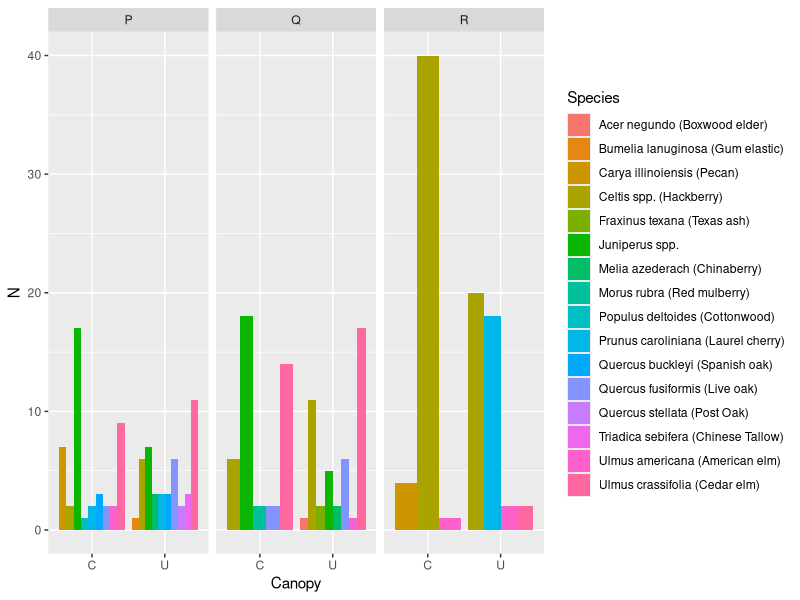
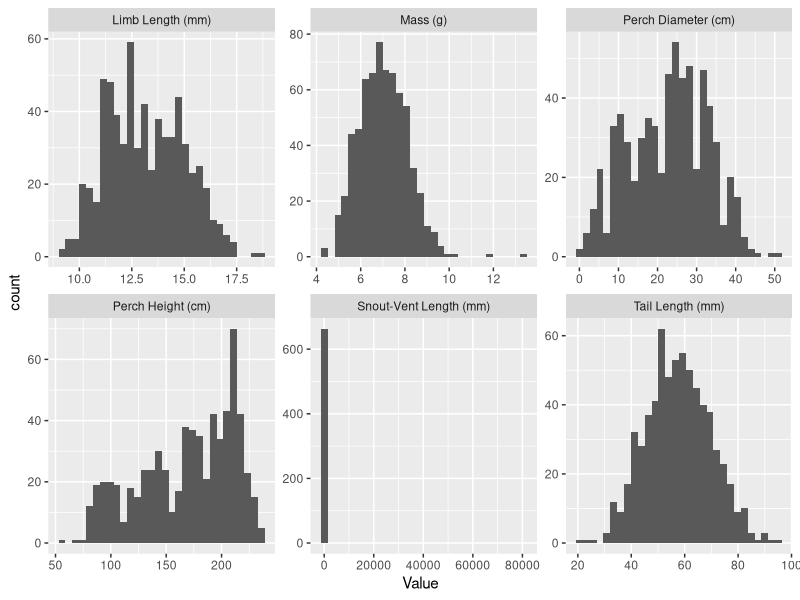
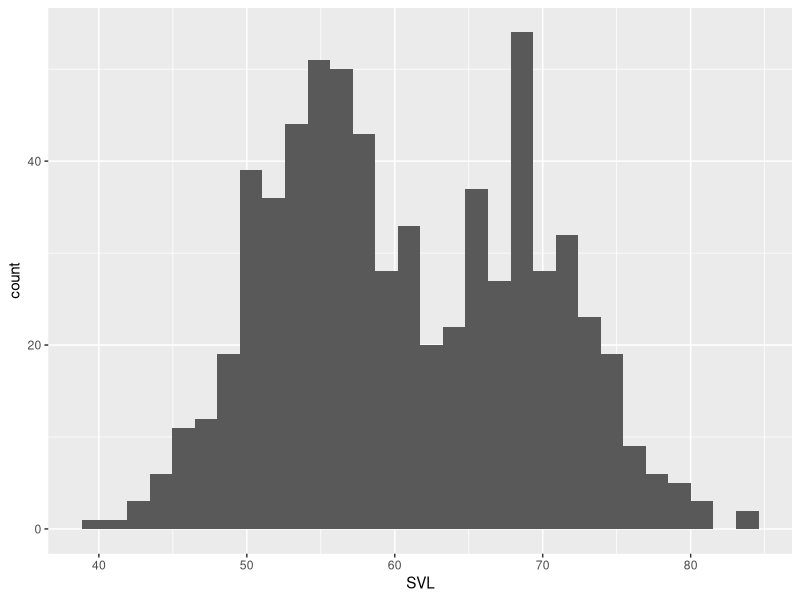

Here is the R script that generated these plots, in order:
# Tidyr
library(tidyverse)
library(cowplot)
library(readxl)

## New data set: 
succession_data = read_csv("data/wide_succession_data.csv")
glimpse(succession_data)
View(succession_data)

## These data were collected by my Field Ecology students
## Four Teams surveyed the diversity and density of 
## three habitat types at Brackenridge Field Lab
## In each Habitat type, each team selected three points (Sample),
## and recorded 4 canopy (C) and 4 understory (U) trees at each point
## The distance to each tree, the DBH of the canopy trees, 
## and the species of tree was also recorded

## A few notes about the dataset:
  ## Habitat type and canopy/understory type are combined into the "Type" column
  ## Species presence is indicated by a "1" in the appropriate column
  ## A specific sample point is identified by the combination of 
  ## Habitat, Sample, and Team

# First, we should convert all of the presence/absense species 
  # columns into a single column
# This is done with the gather() command
gathered_succ = succession_data %>% 
  gather(key = "Species", # Name of the column that stores the old column names
         value = "is_present", # Name of the oclumn that stores old cell values
         -Type, -Team, -Sample,  # Here, you put the columns that you want to gather
         -Quadrant, -Distance, -DBH) # this works just like select()
         # In this case, it's easier to list the columns we DON'T want to gather
# Equivalently:
succession_data %>% 
  gather(key = "Species", value = "is_present", 7:22) # Column numbers also work
View(gathered_succ) # Note the Species and is_present column

# All the is_present column is telling us is whether that particular species was 
# there or not; we don't need the absences, so we can get rid of them
gathered_succ %>% filter(!is.na(is_present)) %>% select(-is_present)
# To do anything interesting with this, we should be able to separately 
# work with habitat type and canopy type

# the separate() command works for that

gathered_succ %>% filter(!is.na(is_present)) %>% select(-is_present) %>% 
  separate(Type, # Column to separate
           c("Habitat", "Canopy"), # Names of the new columns to separate into
           sep = "-") # the character used to mark the separation

# If we want to be able to identify individual sample points, we should make a new column

tidy_succession =  gathered_succ %>% 
  filter(!is.na(is_present)) %>% select(-is_present) %>% 
  separate(Type, c("Habitat", "Canopy"), sep = "-")  %>% 
  mutate(Sample_point = paste(Habitat, Team, Sample, sep = "-")) %>% 
  select(-Team, -Sample, -Quadrant)

# Now we can ask some questions about the data
# How many of each speceis were found in each canopy type?  Does it differe between Habitat and Canopy?
tidy_succession %>% group_by(Habitat, Canopy, Species) %>% 
  summarize(N = n()) %>% mutate(freq = N/sum(N)) # Note: this is the relative frequency of the habitat/canopy combination, due to the dataframe's grouping

# Create a bar plot showing how species abundnace varies among 
# habitats and canopy types
tidy_succession %>% group_by(Habitat, Canopy, Species) %>% 
  summarize(N = n()) %>%
  ggplot() + aes(x = Canopy, y = N, fill = Species) +
  facet_wrap(~Habitat) + 
  geom_col(position = position_dodge()) # Column chart; try re-running w/o position argument


### A look back at the lizard data

# This is more or less the same lizard data, but in a less processed state
messy_lizards <- read_csv("data/anoles_messy.csv")

# Take a look at the data
messy_lizards
glimpse(messy_lizards) # glimpse is helpful when you have a lot of columns
View(messy_lizards)

# This data is tidy
# Each row is a single observation,
# Each column is a variable.
# However, sometimes it might be convienient to over-tidy the data.

# Let's put all of the variables other than ID, Site, and Color into a single column.

# This can help us see if there are any obvious problems with our data 

over_tidy_anoles <- messy_lizards %>% 
  gather(key = "Variable", value = "Value", contains("("))
# the contains() function selects all variables with a "(" in their name
# You can find simlar functions by putting ?select_helpers into the console
# an alternative way to write this: 
  # over_tidy_anoles <- gather(messy_lizards, key = "Variable", value = "Value", -`Anole ID`, -Site, -Color)

over_tidy_anoles %>% ggplot() + 
  aes(x = Value) + # aes() connects columns in the data frame to graph features
  geom_histogram() + # Alternatively, you could try:
  # geom_density() + 
  # geom_freqpoly() +
  facet_wrap(~Variable, scales = "free") # A facet creates different sub-plots; 
# scales = "free" lets the different plots have different axis ranges

# Something looks funny with Snout-Vent Length

messy_lizards %>% # arrange(desc(...)) sorts in descending order
  arrange(desc(`Snout-Vent Length (mm)`)) %>% glimpse

## Our problem lizard is apparently 80 meters long.
## You can either replace this with a missing value (NA) or check if there was a data entry error.
## For this hypothetical example, let's say we our data sheet said it was supposed to be 80.4

# Most of the time, you'll probably just edit in your data sheet, but
# this is another option
messy_lizards <- messy_lizards %>% 
  mutate(`Snout-Vent Length (mm)` = # The if_else() function
           if_else(`Snout-Vent Length (mm)` == 80469.2, # This is a condition
                   80.4, # It returns this value where the condition is TRUE
                   `Snout-Vent Length (mm)`)) # and this value where it is FALSE

messy_lizards <- messy_lizards %>% 
  rename(ID = `Anole ID`, SVL = `Snout-Vent Length (mm)`,
         Tail = `Tail Length (mm)`, Limb = `Limb Length (mm)`, Mass = `Mass (g)`,
         Height = `Perch Height (cm)`, Diameter = `Perch Diameter (cm)`)

messy_lizards %>% ggplot(aes(x = SVL)) + geom_histogram()


##############
## Exercise: 
## Re-make over_tidy_anoles now that we've corrected the data
##############


# We also have some data about each Site.  Let's read this in.
anole_sites = read_csv("data/anole_sites.csv")

anole_sites
## The Precipitation and Temperature rows have text included with their values.  

##########
## Exercise:
## Use remove the units from Precipitation and Temperature columns;
## What does the 'convert = TRUE' argument in separate() do, and would it be useful in this case?
##########



# We'd like to combine this table with the individual anole data.  To do that, we need a join operation
anole_data = left_join(messy_lizards, anole_sites, by = "Site") # there are a variety of join functions; look at the dplyr cheatsheet to get a feel for them
anole_data # This adds new columns to anole corresponding to the site's temp., precip., lat., and long.

# Let's save our cleaned and joined data.
write_csv(anole_data, "data/clean_anole_data.csv")

